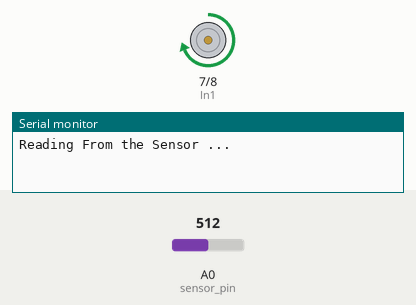
Simulated run of this sketch. Board: Arduino Uno, built with avr-gcc and run on an emulated ATmega328P. Shown: motor-driver pin pairs drawn as motors (green arrow = first pin HIGH = forward, orange = second pin HIGH = backward, longer = more drive, scaled by the enable pin), the last lines printed to the serial monitor. Inputs (shaded band) come from the test bench; at power-on: A0 (sensor_pin) = 512.

Above: at 0.1 s.
At 2.1 s:
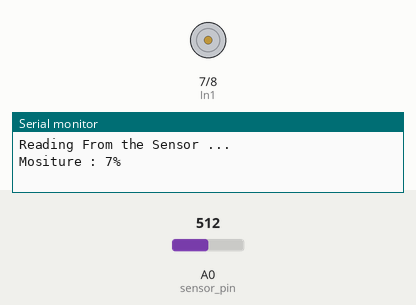
Timing chart, 0 to 3.6 s (numbered marks = the images above):
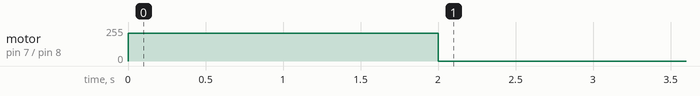

Measured:
- by itself, motor on pin 7 (In1) / pin 8 (In2): stopped → forward 210/255 at 0.00 s, → stopped 2.0 s later

The sketch:

normal_with_no_oled.ino
```cpp
int In1=7;// introduce pump DIGITAL 7
int In2=8;// introduce pump DIGITAL 8
int ENA=5;// PIN 5
int PUMP=210;// POWER OF PUMP
int sensor_pin = A0; // Soil Sensor input at Analog PIN A0
int output_value ;
void setup()
{
pinMode(In1,OUTPUT);// IN1 PIN set output
pinMode(In2,OUTPUT);// IN2 Pin set output
pinMode(ENA,OUTPUT);// Ena pin output

/** decide polarity set pin 1 "high" pin 2 "low"**/

digitalWrite(In1,HIGH);/*TO CHANGE THE FLOW CHANGE IN1 HIGH TO LOW SAME FOR IN2*/
digitalWrite(In2,LOW);

analogWrite(ENA,PUMP);
/*THE PUMP TAKES POWERE BETWEEN 0 TO 225 THE HIGHER THE NUMBER THE MORE POWER*/
  pinMode(In1,OUTPUT);
     Serial.begin(9600);
   Serial.println("Reading From the Sensor ...");
   delay(2000);
}
  void loop() {
   output_value= analogRead(sensor_pin);
 output_value = map(output_value,550,10,0,100);
   Serial.print("Mositure : ");
   Serial.print(output_value);
   Serial.println("%");
   if(output_value<0){
      digitalWrite(In1,HIGH);
      digitalWrite(In2,LOW);
     }
     else{
      digitalWrite(In1,LOW);
      digitalWrite(In2,LOW);
     }
   delay(1000);
}
```
